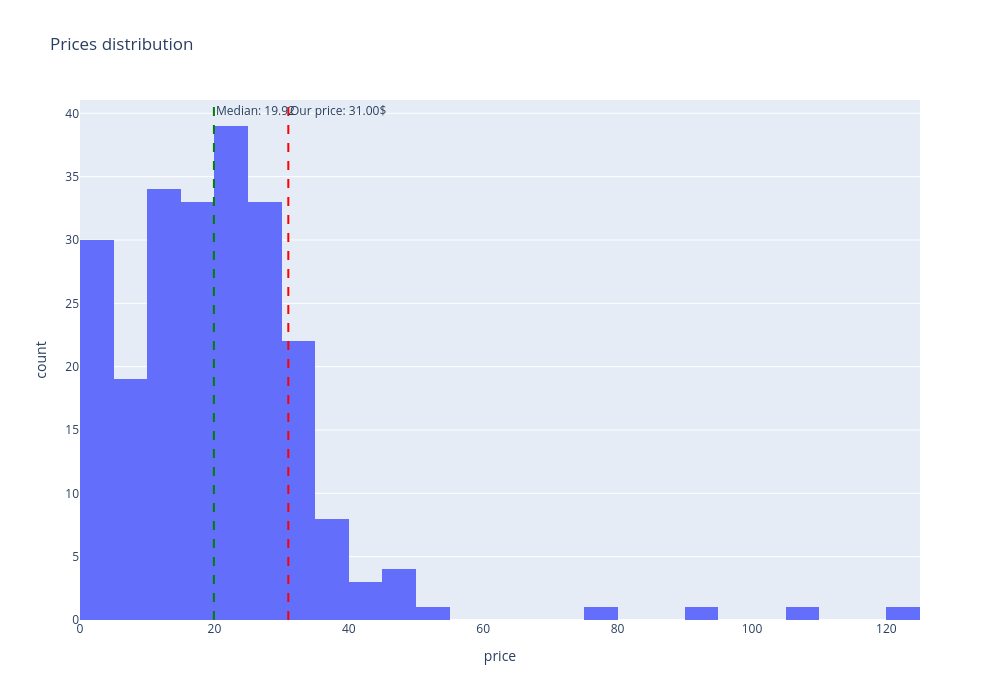

The cell this chart's notebook holds for it:
### Code cell
median_price = product_prices_df["price"].median()
fig = px.histogram(product_prices_df, x="price", width=1000, height=700, title="Prices distribution")
fig.add_vline(
    x=median_price, 
    line_dash="dash", 
    line_color="green", 
    annotation_text=f"Median: {median_price:.2f}"
)
our_price = 31
fig.add_vline(
    x=our_price, 
    line_dash="dash", 
    line_color="red", 
    annotation_text=f"Our price: {our_price:.2f}$"
)
fig.show()

### Figure 1 — Plotly figure (JSON) as saved in the notebook; plotly's stock layout.template omitted (floating-point values rounded to 4 significant figures; data arrays with more than 128 entries replaced by an {"elided": "..."} marker saying what was removed)
{"data": [{"bingroup": "x", "hovertemplate": "price=%{x}<br>count=%{y}<extra></extra>", "legendgroup": "", "marker": {"color": "#636efa", "pattern": {"shape": ""}}, "name": "", "orientation": "v", "showlegend": false, "type": "histogram", "x": {"elided": "230 float values"}, "xaxis": "x", "yaxis": "y"}], "layout": {"annotations": [{"showarrow": false, "text": "Median: 19.92", "x": 19.92, "xanchor": "left", "xref": "x", "y": 1, "yanchor": "top", "yref": "y domain"}, {"showarrow": false, "text": "Our price: 31.00$", "x": 31, "xanchor": "left", "xref": "x", "y": 1, "yanchor": "top", "yref": "y domain"}], "barmode": "relative", "height": 700, "legend": {"tracegroupgap": 0}, "shapes": [{"line": {"color": "green", "dash": "dash"}, "type": "line", "x0": 19.92, "x1": 19.92, "xref": "x", "y0": 0, "y1": 1, "yref": "y domain"}, {"line": {"color": "red", "dash": "dash"}, "type": "line", "x0": 31, "x1": 31, "xref": "x", "y0": 0, "y1": 1, "yref": "y domain"}], "title": {"text": "Prices distribution"}, "width": 1000, "xaxis": {"anchor": "y", "domain": [0, 1], "title": {"text": "price"}}, "yaxis": {"anchor": "x", "domain": [0, 1], "title": {"text": "count"}}}}
